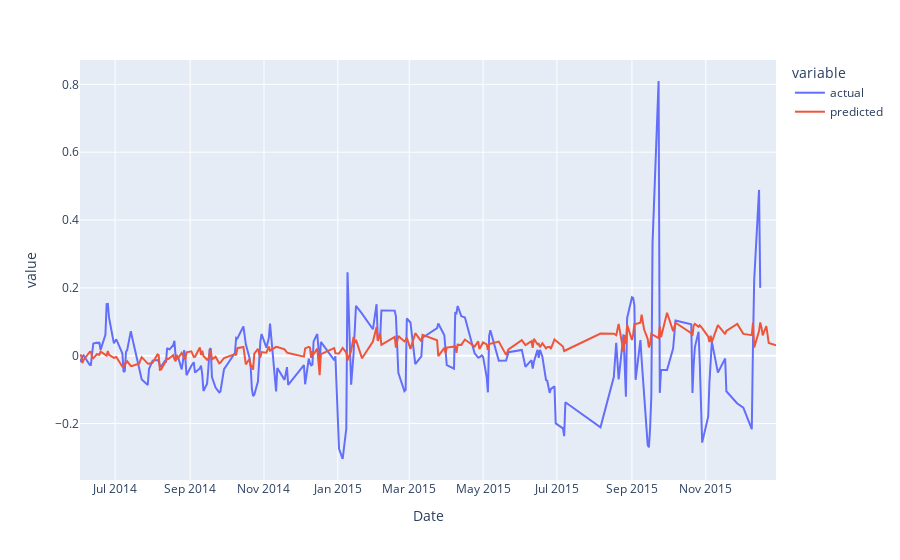

Source (notebook cell):
### Code cell
fig = px.line(results, x=results.index, y=['actual', 'predicted'])
fig.show()

### Figure 1 — Plotly figure (JSON) as saved in the notebook; plotly's stock layout.template omitted (floating-point values rounded to 4 significant figures; data arrays with more than 128 entries replaced by an {"elided": "..."} marker saying what was removed)
{"data": [{"hovertemplate": "variable=actual<br>Date=%{x}<br>value=%{y}<extra></extra>", "legendgroup": "actual", "line": {"color": "#636efa", "dash": "solid"}, "mode": "lines", "name": "actual", "orientation": "v", "showlegend": true, "type": "scatter", "x": {"elided": "216 str values"}, "xaxis": "x", "y": {"elided": "216 float values"}, "yaxis": "y"}, {"hovertemplate": "variable=predicted<br>Date=%{x}<br>value=%{y}<extra></extra>", "legendgroup": "predicted", "line": {"color": "#EF553B", "dash": "solid"}, "mode": "lines", "name": "predicted", "orientation": "v", "showlegend": true, "type": "scatter", "x": {"elided": "216 str values"}, "xaxis": "x", "y": {"elided": "216 float values"}, "yaxis": "y"}], "layout": {"legend": {"title": {"text": "variable"}, "tracegroupgap": 0}, "margin": {"t": 60}, "xaxis": {"anchor": "y", "domain": [0, 1], "title": {"text": "Date"}}, "yaxis": {"anchor": "x", "domain": [0, 1], "title": {"text": "value"}}}}
